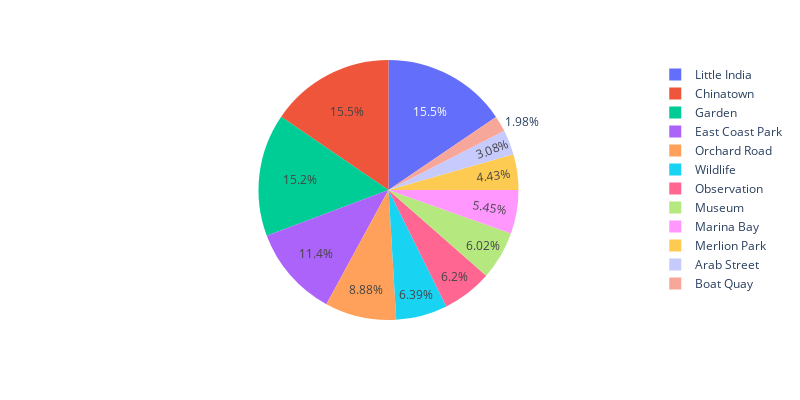

Write notebook code for a chart like this one.
### Markdown cell above
#### 2.4 Proportion of Grouped Nearby Attraction [Excluding Null]

### Code cell
nearby_attraction_count = bucket_df['nearby_attraction'].value_counts()
nearby_attraction_fig = px.pie(nearby_attraction_count, names=nearby_attraction_count.index, values='nearby_attraction', width=800, height=400)
nearby_attraction_fig.show()

### Figure 1 — Plotly figure (JSON) as saved in the notebook; plotly's stock layout.template omitted (floating-point values rounded to 4 significant figures)
{"data": [{"domain": {"x": [0, 1], "y": [0, 1]}, "hovertemplate": "index=%{label}<br>nearby_attraction=%{value}<extra></extra>", "labels": ["Little India", "Chinatown", "Garden", "East Coast Park", "Orchard Road", "Wildlife", "Observation", "Museum", "Marina Bay", "Merlion Park", "Arab Street", "Boat Quay"], "legendgroup": "", "name": "", "showlegend": true, "type": "pie", "values": [1293, 1290, 1272, 948, 741, 533, 517, 502, 455, 370, 257, 165]}], "layout": {"height": 400, "legend": {"tracegroupgap": 0}, "margin": {"t": 60}, "width": 800}}
